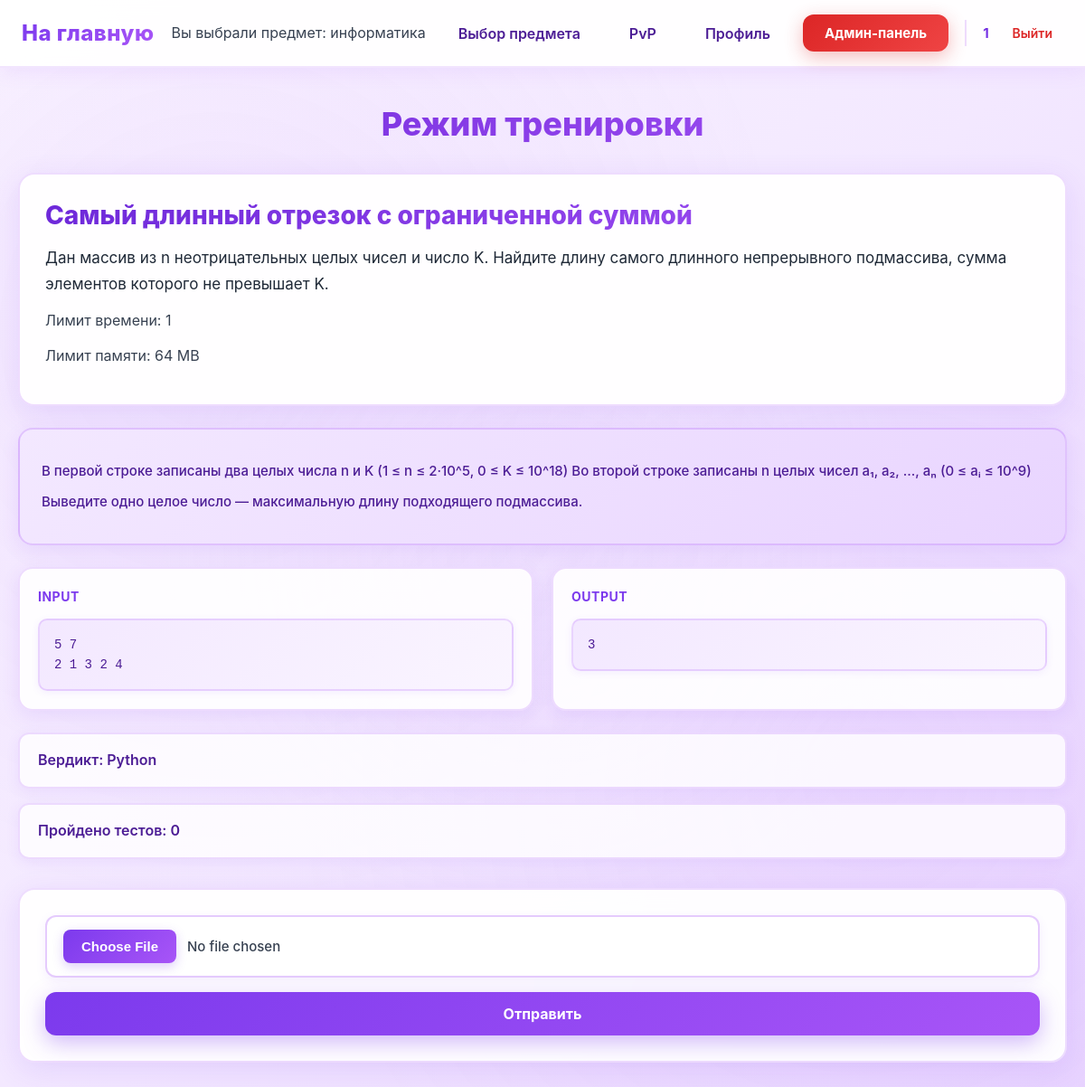
The app's page /информатика/task/2 (signed in), older data.
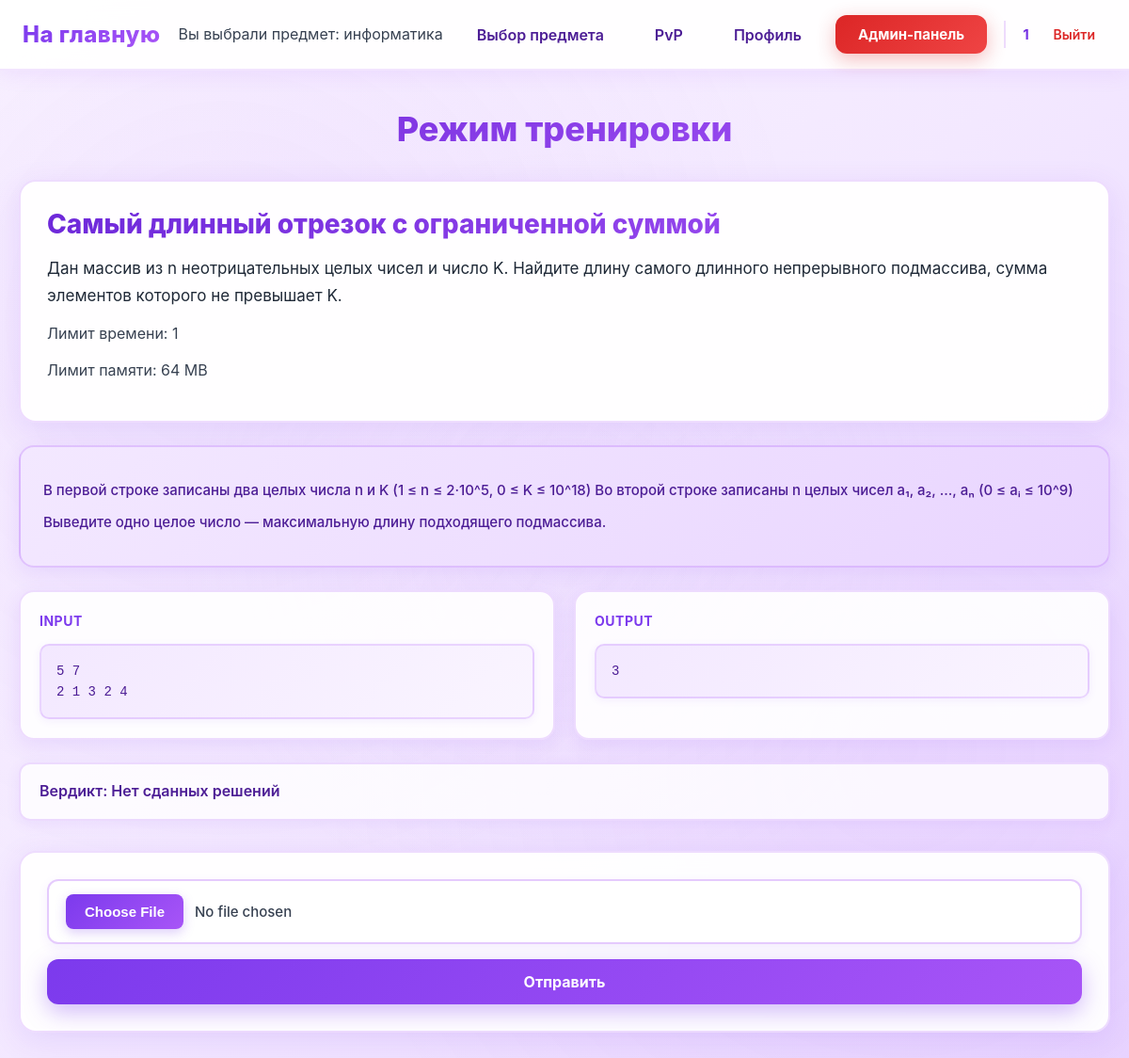
The same page, newer data.
### data/tasks.py (models this page shows)
class Tasks(SqlAlchemyBase):
    __tablename__ = 'tasks'
    id = sqlalchemy.Column(sqlalchemy.Integer,
                           primary_key=True, autoincrement=True)
    subject = sqlalchemy.Column(sqlalchemy.Text, nullable=True)
    title = sqlalchemy.Column(sqlalchemy.Text, nullable=True)
    statement = sqlalchemy.Column(sqlalchemy.Text, nullable=True)
    input_format = sqlalchemy.Column(sqlalchemy.Text, nullable=True)
    output_format = sqlalchemy.Column(sqlalchemy.Text, nullable=True)
    memory_limit = sqlalchemy.Column(sqlalchemy.Integer, nullable=True)
    time_limit = sqlalchemy.Column(sqlalchemy.Integer, nullable=True)
    difficulty = sqlalchemy.Column(sqlalchemy.Text, nullable=True)
    created_at = sqlalchemy.Column(sqlalchemy.DateTime,
                                     default=datetime.datetime.now)
    task_tests = orm.relationship("TaskTest", back_populates='tasks')
    submissions = orm.relationship("Submissions", back_populates="tasks")
    theme = sqlalchemy.Column(sqlalchemy.Text, nullable=True)

### data/users.py (models this page shows, shortened)
class User(SqlAlchemyBase, UserMixin):
    __tablename__ = 'users'
    id = sqlalchemy.Column(sqlalchemy.Integer,
                           primary_key=True, autoincrement=True)
    name = sqlalchemy.Column(sqlalchemy.String, nullable=True)
    email = sqlalchemy.Column(sqlalchemy.String,
                              index=True, unique=True, nullable=True)
    hashed_password = sqlalchemy.Column(sqlalchemy.String, nullable=True)
    elo_rating = sqlalchemy.Column(sqlalchemy.Float, default=1000)
    admin = sqlalchemy.Column(sqlalchemy.Boolean, default=0)
    ban = sqlalchemy.Column(sqlalchemy.Boolean, default=0)
    created_date = sqlalchemy.Column(sqlalchemy.DateTime,
                                     default=datetime.datetime.now)
    submissions = orm.relationship("Submissions", back_populates="user")

### data/task_tests.py (models this page shows)
class TaskTest(SqlAlchemyBase):
    __tablename__ = 'task_tests'
    id = sqlalchemy.Column(sqlalchemy.Integer,
                           primary_key=True, autoincrement=True)
    task_id = sqlalchemy.Column(sqlalchemy.Integer,
                                sqlalchemy.ForeignKey("tasks.id"))
    input_data = sqlalchemy.Column(sqlalchemy.Text, nullable=True)
    output = sqlalchemy.Column(sqlalchemy.Text, nullable=True)
    tasks = orm.relationship("Tasks", back_populates='task_tests')

### data/submissions.py (models this page shows)
class Submissions(SqlAlchemyBase):
    __tablename__ = 'submissions'
    id = sqlalchemy.Column(sqlalchemy.Integer,
                           primary_key=True, autoincrement=True)
    user_id = sqlalchemy.Column(sqlalchemy.Integer,
                                sqlalchemy.ForeignKey("users.id"))
    task_id = sqlalchemy.Column(sqlalchemy.Integer,
                                sqlalchemy.ForeignKey("tasks.id"))
    total_tests = sqlalchemy.Column(sqlalchemy.Integer, nullable=True)
    verdict = sqlalchemy.Column(sqlalchemy.Text, nullable=True)
    created_at = sqlalchemy.Column(sqlalchemy.DateTime,
                                     default=datetime.datetime.now)
    tasks = orm.relationship('Tasks', back_populates="submissions")
    user = orm.relationship("User", back_populates="submissions")

### main.py (the view, shortened to what this page needs)
@app.route('/<subject>/task/<int:task_id>', methods=["GET", "POST"])
@login_required
@user_ban
def training(subject, task_id):
    db_sess = db_session.create_session()
    task = db_sess.get(Tasks, task_id)
    task_test = db_sess.query(TaskTest).filter(TaskTest.task_id == task.id).all()
    submission = db_sess.query(Submissions).filter(Submissions.task_id == task.id).all()
    submission_id = len(submission) + 1
    if subject == 'информатика':
        last_submission = db_sess.query(Submissions).filter(Submissions.user_id == current_user.id,
                                                            Submissions.task_id == task_id).all()
        if last_submission:
            result = last_submission[-1]
            verdict = result.verdict
            test_passed = result.total_tests
        else:
            verdict = "Нет сданных решений"
            test_passed = None
        return render_template('training.html', task=task, test=task_test[0], verdict=verdict, test_passed=test_passed, subject=subject)

### data/db_session.py (called while the page is built)
def create_session() -> Session:
    global __factory
    return __factory()

### main.py (called while the page is built)
@login_manager.user_loader
def load_user(user_id):
    db_sess = db_session.create_session()
    return db_sess.get(User, user_id)

def user_ban(func):
    @wraps(func)
    def wrapper(*args, **kwargs):
        if current_user.ban:
            abort(403)
        return func(*args, **kwargs)
    return wrapper

### templates/training.html (shortened to what this page needs)
{% extends "base.html" %}
{% block styles %}
<link rel="stylesheet" href="{{ url_for('static', filename='train.css') }}">
{% endblock %}
{% block content %}
<h1>Режим тренировки</h1>
<div class="condition">
    <h2>{{ task.title }}</h2>
    <p>{{ task.statement }}</p>
    <p>Лимит времени: {{ task.time_limit }}</p>
    <p>Лимит памяти: {{ task.memory_limit }}</p>
</div>
<div class="Input">
    <p>{{ task.input_format }}</p>
    <p>{{ task.output_format }}</p>
</div>
<div class="examples">
    <div class="example">
        <p><strong>Input</strong></p>
        <pre>{{ test.input_data }}</pre>
    </div>
    <div class="example">
        <p><strong>Output</strong></p>
        <pre>{{ test.output }}</pre>
    </div>
</div>
<p>Вердикт: {{ verdict }}</p>
{% if test_passed is not none %}
    <p>Пройдено тестов: {{ test_passed }}</p>
{% endif %}
<div class="task">
    <form class="send" method="post" enctype="multipart/form-data" id="uploadForm">
        <input type="file" accept=".py" name="file" id="pythonFile" required />
        <button type="submit" id="submitBtn">Отправить</button>
    </form>
</div>
{% endblock %}

### templates/base.html (shortened to what this page needs)
<!doctype html>
<html lang="ru">
<head>
    <link rel="stylesheet" href="{{ url_for('static', filename='base.css') }}">
    {% block styles %}{% endblock %}
</head>
<body>
<header class="site-header">
    <nav class="navbar">
        <div class="nav-left">
            {% if session.get('subject') %}
            <a class="logo" href="/{{ subject }}/">На главную</a>
            {% else %}
            <a class="logo" href="/">На главную</a>
            {% endif %}
        </div>
        <div class="nav-right">
            {% if current_user.is_authenticated %}
                {% if subject != 'subject' and subject != None %}
                <p>Вы выбрали предмет: {{ subject }}</p>
                <a class="nav-link" href="/subject">Выбор предмета</a>
                <a class="nav-link" href="/{{ subject }}/pvp">PvP</a>
                {% endif %}
                <a class="nav-link" href="/profile">Профиль</a>
                {% if current_user.admin %}
                    <a class="btn btn-admin" href="/admin">Админ-панель</a>
                {% endif %}
                <div class="user-menu">
                    <span class="username">{{ current_user.name }}</span>
                    <a class="logout" href="/logout">Выйти</a>
                </div>
            {% else %}
                <a class="btn btn-outline" href="/login">Войти</a>
                <a class="btn btn-primary" href="/register">Регистрация</a>
            {% endif %}
        </div>
    </nav>
</header>
<main class="page-content">
    {% block content %}{% endblock %}
</main>
</body>
</html>

### static/base.css (style rules this page uses)
* { box-sizing: border-box; margin: 0; padding: 0; font-family: "Inter", "Segoe UI", Arial, sans-serif; }
body { background: linear-gradient(135deg, #faf5ff 0%, #f3e8ff 50%, #e9d5ff 100%); background-attachment: fixed; color: #1f2937; min-height: 100vh; position: relative; }
body::before { content: ''; position: fixed; top: 0; left: 0; right: 0; bottom: 0; background: radial-gradient(circle at 20% 30%, rgba(168, 85, 247, 0.08) 0%, transparent 50%), radial-gradient(circle at 80% 70%, rgba(192, 132, 252, 0.08) 0%, transparent 50%), radial-gradient(circle at 50% 50%, rgba(233, 213, 255, 0.1) 0%, transparent 50%); pointer-events: none; z-index: 0; }
.site-header { background: rgba(255, 255, 255, 0.95); backdrop-filter: blur(20px); border-bottom: 2px solid rgba(168, 85, 247, 0.15); box-shadow: 0 4px 20px rgba(168, 85, 247, 0.1); position: relative; z-index: 100; }
.navbar { max-width: 1200px; margin: 0 auto; padding: 16px 24px; display: flex; align-items: center; justify-content: space-between; }
.logo { font-size: 24px; font-weight: 800; text-decoration: none; background: linear-gradient(135deg, #7c3aed, #a855f7); -webkit-background-clip: text; -webkit-text-fill-color: transparent; background-clip: text; letter-spacing: 0.5px; transition: all 0.3s ease; position: relative; }
.logo::after { content: ''; position: absolute; bottom: -4px; left: 0; width: 0; height: 3px; background: linear-gradient(90deg, #7c3aed, #a855f7); border-radius: 2px; transition: width 0.3s ease; }
.nav-left, .nav-right { display: flex; align-items: center; gap: 18px; position: relative; z-index: 10; }
.nav-link { text-decoration: none; color: #4c1d95; font-weight: 600; padding: 10px 18px; border-radius: 12px; transition: all 0.3s ease; position: relative; background: transparent; }
.btn-admin { background: linear-gradient(135deg, #dc2626, #ef4444); color: #ffffff !important; box-shadow: 0 6px 20px rgba(220, 38, 38, 0.3); position: relative; overflow: hidden; font-weight: 700; padding: 10px 20px; border-radius: 12px; text-decoration: none; transition: all 0.3s ease; }
.btn-admin::before { content: ''; position: absolute; top: 50%; left: 50%; width: 0; height: 0; border-radius: 50%; background: rgba(255, 255, 255, 0.2); transform: translate(-50%, -50%); transition: width 0.6s ease, height 0.6s ease; }
.user-menu { display: flex; align-items: center; gap: 14px; padding-left: 18px; border-left: 2px solid rgba(168, 85, 247, 0.2); }
.username { font-size: 15px; font-weight: 700; color: #5b21b6; background: linear-gradient(135deg, #6d28d9, #7c3aed); -webkit-background-clip: text; -webkit-text-fill-color: transparent; background-clip: text; }
.logout { text-decoration: none; font-size: 14px; color: #dc2626; font-weight: 600; padding: 6px 12px; border-radius: 8px; transition: all 0.2s ease; }
.btn { text-decoration: none; font-size: 15px; padding: 11px 24px; border-radius: 12px; font-weight: 700; transition: all 0.3s cubic-bezier(0.4, 0, 0.2, 1); position: relative; overflow: hidden; z-index: 1; display: inline-block; }
.btn::before { content: ''; position: absolute; top: 50%; left: 50%; width: 0; height: 0; border-radius: 50%; background: rgba(255, 255, 255, 0.2); transform: translate(-50%, -50%); transition: width 0.6s ease, height 0.6s ease; z-index: -1; }
.page-content { max-width: 1200px; margin: 40px auto; padding: 0 20px; position: relative; z-index: 10; }
h1, h2, h3, h4, h5, h6 { color: #5b21b6; font-weight: 800; }
p { color: #374151; line-height: 1.6; }
a { color: #7c3aed; }
input, textarea, select { background: #ffffff; border: 2px solid rgba(168, 85, 247, 0.2); border-radius: 10px; padding: 12px 16px; color: #1f2937; font-size: 14px; transition: all 0.3s ease; }

Row changes from the older to the newer data that the page shows:
removed Submissions: verdict "Python"
Text that changed along with them:
{{ verdict }}: (not shown) → "Нет сданных решений"
{{ test_passed }}: "0" → (not shown)
text no longer shown: "Пройдено тестов:"
